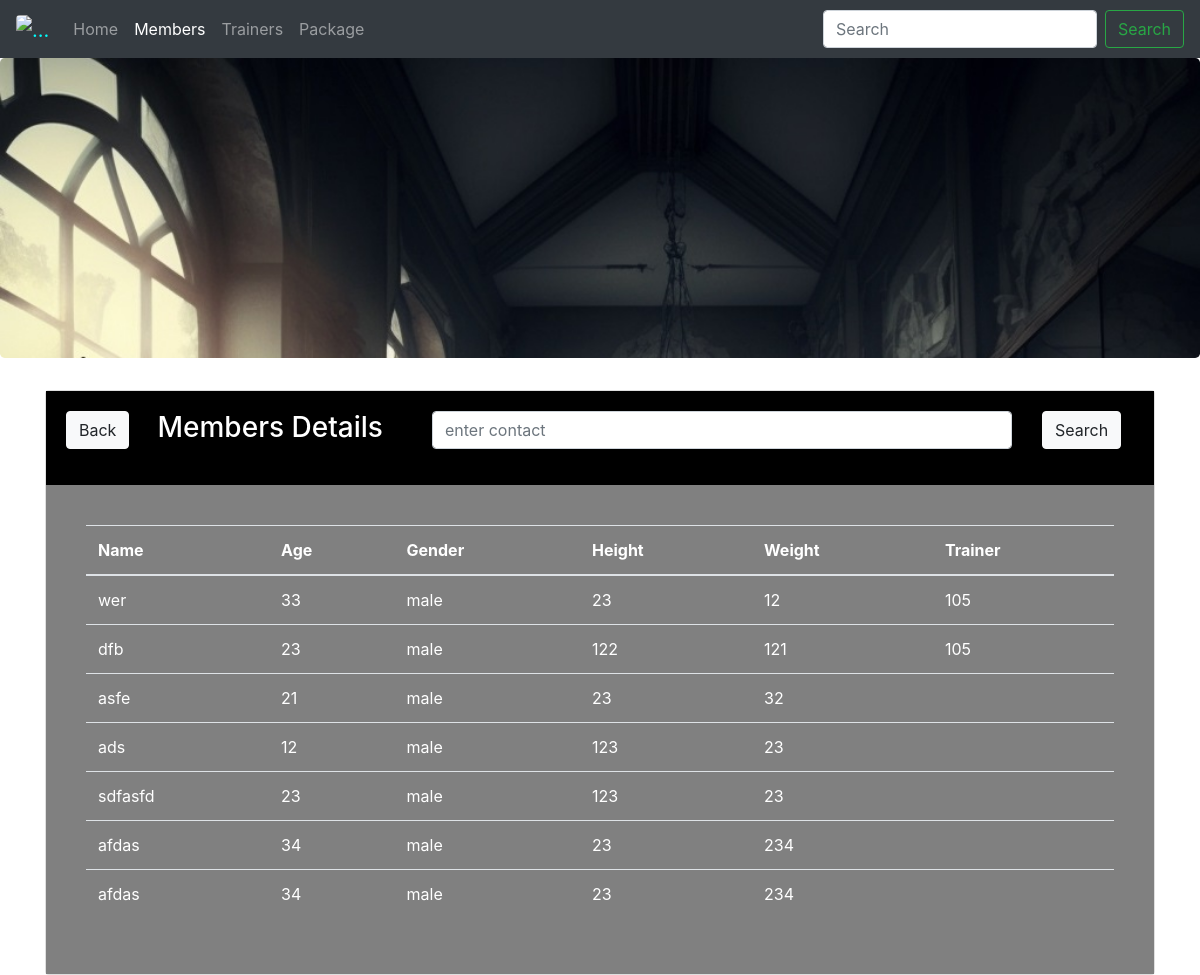
The page /project/member_details.php on the database as committed earlier.
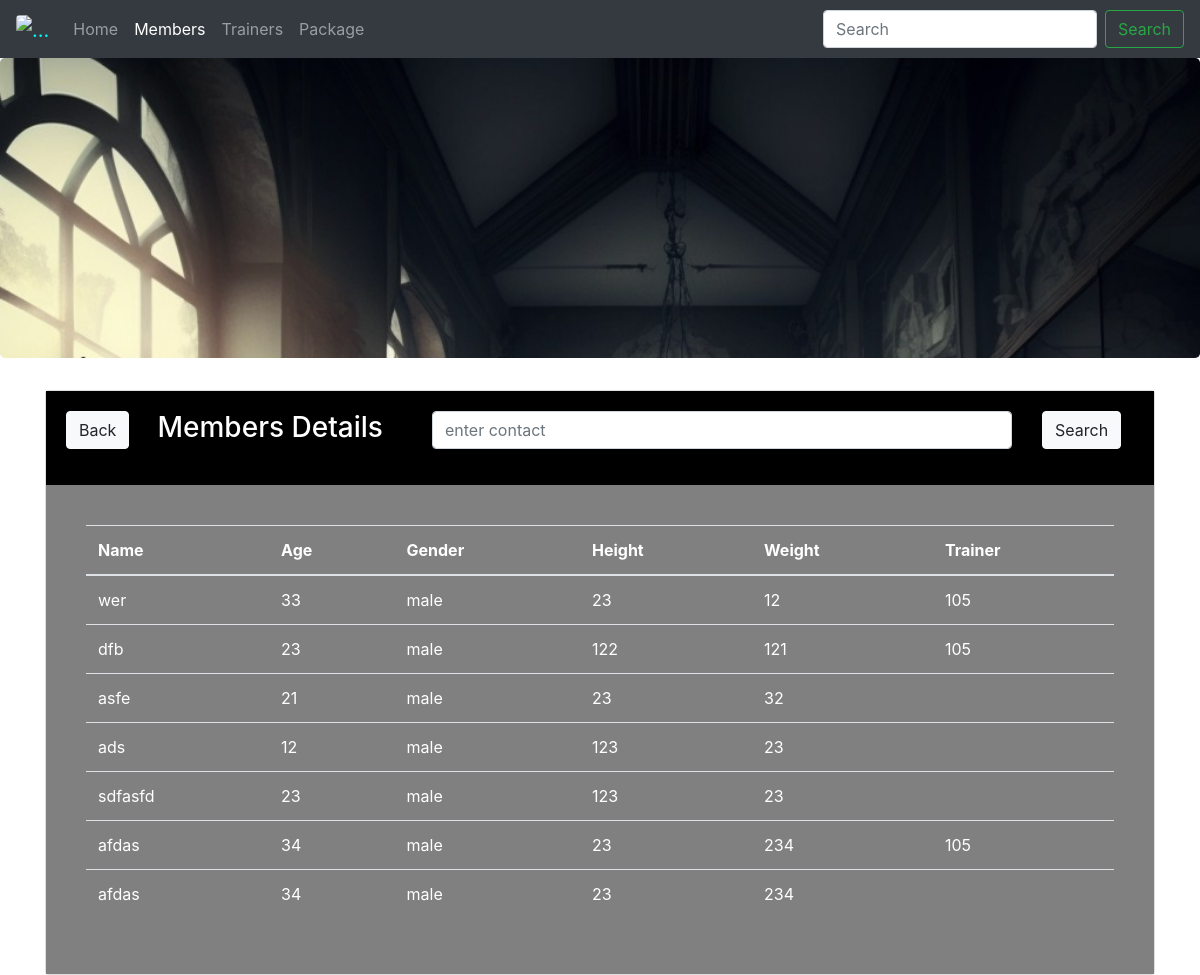
The same page on the database as committed later.
### tables this page shows
CREATE TABLE IF NOT EXISTS `user` (
  `uid` int(11) NOT NULL AUTO_INCREMENT,
  `username` varchar(20) NOT NULL,
  `password` varchar(50) NOT NULL,
  `age` int(11) NOT NULL,
  `gender` varchar(8) NOT NULL,
  `height` int(11) NOT NULL,
  `weight` int(11) NOT NULL,
  `t_id` int(11) DEFAULT NULL,
  `approve` varchar(3) DEFAULT 'NO',
  `wid` int(11) DEFAULT NULL,
  `did` int(11) DEFAULT NULL,
  PRIMARY KEY (`uid`)
);

### project/func.php (the view, shortened to what this page needs)
<?php
 function get_member_details(){
    $con=mysqli_connect("localhost","root","","loginsystem");
    $query="select * from user where approve='YES'";
    $result=mysqli_query($con,$query);
    while ($row=mysqli_fetch_array($result)){
         $name=$row ['username'];
    $age=$row['age'];
    $gender=$row['gender'];
    $height=$row['height'];
    $weight=$row['weight'];
    $tid=$row['t_id'];
      echo "<tr>
        <td>$name</td>
            <td>$age</td>
            <td>$gender</td>
          <td>$height</td>
	 <td>$weight</td>
	<td>$tid</td>
        </tr>";
    }
}
?>

### project/member_details.php (shortened to what this page needs)
<!DOCTYPE html>
<?php include("func.php");?>
<html>
<head>
	 <link rel="stylesheet" href="https://maxcdn.bootstrapcdn.com/bootstrap/4.0.0-beta/css/bootstrap.min.css">
</head>
<body>
    <nav class="navbar navbar-expand-lg navbar-dark bg-dark">
  <a class="navbar-brand" href="admin-panel.php" style="color: cyan"> <img  class="rounded" alt="..." src="images/logo.jpg" width="30px"></a>
  <div class="collapse navbar-collapse" id="navbarSupportedContent">
    <ul class="navbar-nav mr-auto">
      <li class="nav-item ">
        <a class="nav-link" href="admin-panel.php">Home <span class="sr-only">(current)</span></a>
      </li>
      <li class="nav-item active">
        <a class="nav-link" href="member_details.php">Members</a>
      </li>
      <li class="nav-item">
        <a class="nav-link" href="Trainer.php">Trainers</a>
      </li>
      <li class="nav-item">
        <a class="nav-link" href="package.php">Package</a>
      </li>
    </ul>
    <form class="form-inline my-2 my-lg-0">
      <input class="form-control mr-sm-2" type="search" placeholder="Search" aria-label="Search">
      <button class="btn btn-outline-success my-2 my-sm-0" type="submit">Search</button>
    </form>
  </div>
</nav>
<div class="jumbotron" style="background: url('images/2.jpg') no-repeat;background-size: cover;height: 300px;"></div>
 <div class="container">
<div class="card">
     <div class="card-body" style="background-color:black;color:white;">
         <div class="row">
             <div class="col-md-1">
    <a href="admin-panel.php" class="btn btn-light "> Back</a>
             </div>
             <div class="col-md-3"><h3>Members Details</h3></div>
             <div class="col-md-8">
         <form class="form-group" action="trainer_search.php" method="post">
          <div class="row">
   <div class="col-md-10"><input type="text" name="search" class="form-control" placeholder="enter contact"></div>
              <div class="col-md-2"><input type="submit" name="patient_search_submit" class="btn btn-light" value="Search"> </div></div>
                 </form></div></div></div>
     <div class="card-body" style="background-color:grey;color:#ffffff;">
         <div class="card-body">
    <table class="table table-hover">
        <thead>
     <tr>
            <th>Name</th>
            <th>Age</th>
         <th>Gender</th>
         <th>Height</th>
         <th>Weight</th>
	<th>Trainer</th>
        </tr>
        </thead>
        <tbody>
          <?php get_member_details(); ?>
        </tbody>
    </table>
     </div>
    </div>
    </div>
    </div>
    </body>
</html>

Rows that differ between the two databases and show on the page:
changed user (number 6 of 7 on the later page): t (not shown) → "105"
